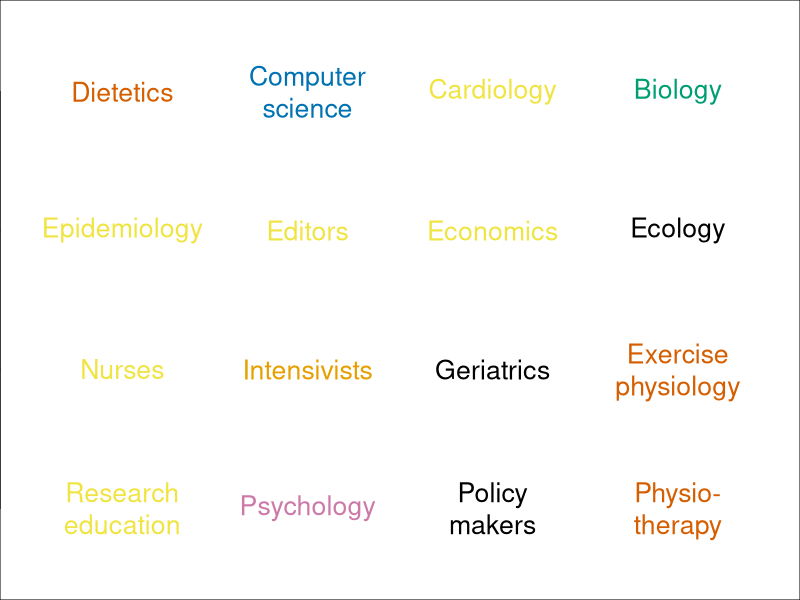
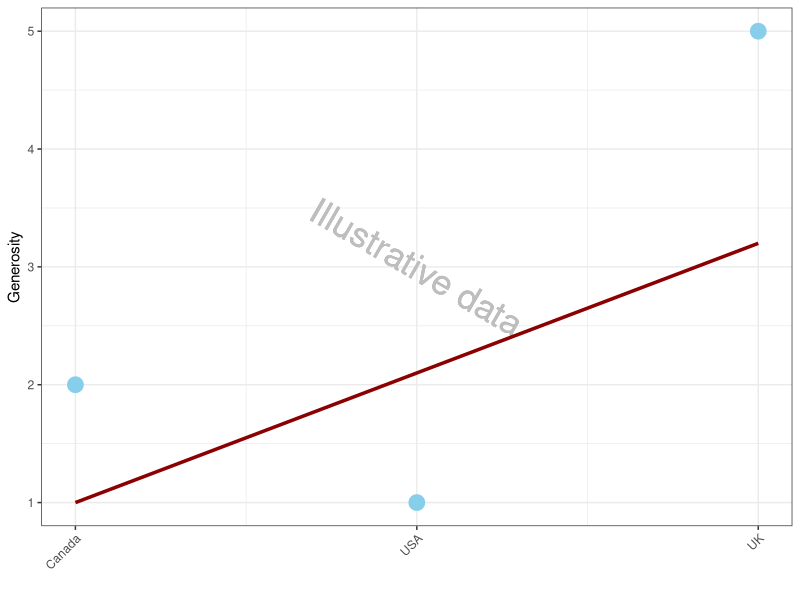

These figures' R source, in order:
## ---- chunk 1
# 20 minute talk, 5 mins questions
# • Wasted hours on ethics applications
# • Lack of training / understanding of statistics
# • Results that can’t be reproduced
# • Rewards that focus on impact factors rather than real-world research impact

knitr::opts_chunk$set(echo = FALSE, warning=FALSE, message=FALSE, error=FALSE, comment='', dpi=400)
options(htmltools.dir.version = FALSE)
library(ggplot2)
library(dplyr)
## ---- chunk 2
knitr::include_graphics("https://www.bmj.com/content/bmj/351/bmj.h4992/F1.large.jpg")
## ---- chunk 3
# make data
fields = c('Epidemiology','Psychology','Ecology','Exercise\nphysiology','Geriatrics','Intensivists','Cardiology','Economics','Nurses','Physio-\ntherapy','Dietetics','Policy\nmakers','Editors','Research\neducation','Biology','Computer\nscience')
fields = fields[rev(order(fields))]
n.fields = length(fields)
plot.data = expand.grid(x=1:4, y=1:4)
plot.data$field = fields
cbbPalette <- c("#000000", "#E69F00", "#56B4E9", "#009E73", "#F0E442", "#0072B2", "#D55E00", "#CC79A7")
colours = sample(cbbPalette, 16, replace=TRUE)
# make plot
jpeg('figures/fields.jpg', width=6, height=4, units='in', res=400, quality = 100)
par(mai=rep(0, 4))
plot(c(0.5, 4.5), c(0.5, 4.5), xaxt='n', type='n', xlab='', ylab='')
text(x=plot.data$x, y=plot.data$y, labels=plot.data$field, col=colours, cex=1.6)
invisible(dev.off())
## ---- chunk 4
knitr::include_graphics("https://raw.githubusercontent.com/agbarnett/talks/master/waste/figures/fields.jpg")
## ---- chunk 5
# example plot of categories versus linear
example = data.frame(country = 1:3, category = c(2, 1, 5), linear=c(1,2.1,3.2)) 
gplot = ggplot(data=example, aes(x=country, y=category))+
  geom_text(aes(x=2, y=3, label='Illustrative data'), col='grey', angle=-30, size=9)+
  geom_point(size=5, colour='sky blue')+
  geom_line(aes(x=country, y=linear), size=1.2, colour='dark red')+
  scale_x_continuous(breaks=1:3, labels=c('Canada','USA','UK'))+
  xlab('')+
  ylab('Generosity')+
  theme_bw()+
  theme(axis.text.x = element_text(angle=45, hjust = 1))
jpeg('figures/religious.jpg', width=5, height=2.2, units='in', res=400, quality = 100)
print(gplot)
invisible(dev.off())
## ---- chunk 6
knitr::include_graphics("https://raw.githubusercontent.com/agbarnett/talks/master/waste/figures/religious.jpg")
## ---- chunk 7
knitr::include_graphics("https://raw.githubusercontent.com/agbarnett/talks/master/waste/figures/Grayson1.jpg")
## ---- chunk 8
knitr::include_graphics("https://raw.githubusercontent.com/agbarnett/talks/master/waste/figures/Grayson2.jpg")
## ---- chunk 9
knitr::include_graphics("https://raw.githubusercontent.com/agbarnett/talks/master/AIMOS/figures/cakes.jpg")
## ---- chunk 10
knitr::include_graphics("https://raw.githubusercontent.com/agbarnett/talks/master/waste/figures/BarnettAppendixFig2.jpg")
## ---- chunk 11
knitr::include_graphics("https://raw.githubusercontent.com/agbarnett/talks/master/AIMOS/figures/SwannTweet1.jpg")
## ---- chunk 12
knitr::include_graphics("https://raw.githubusercontent.com/agbarnett/talks/master/AIMOS/figures/SwannTweet2.jpg")
## ---- chunk 13
knitr::include_graphics("https://www.penguin.co.uk/content/dam/prh/books/294/294857/9780241398630.jpg.transform/PRHDesktopWide_small/image.jpg")
## ---- chunk 14
knitr::include_graphics("http://www.bca.edu.au/images/bannerlarge1.3.gif")
## ---- chunk 15
knitr::include_graphics("https://upload.wikimedia.org/wikipedia/commons/1/12/Doug_altman.jpeg")
## ---- chunk 16
knitr::include_graphics("https://raw.githubusercontent.com/agbarnett/talks/master/waste/figures/news_story1.png")
## ---- chunk 17
knitr::include_graphics("https://raw.githubusercontent.com/agbarnett/talks/master/waste/figures/news_story2.png")
